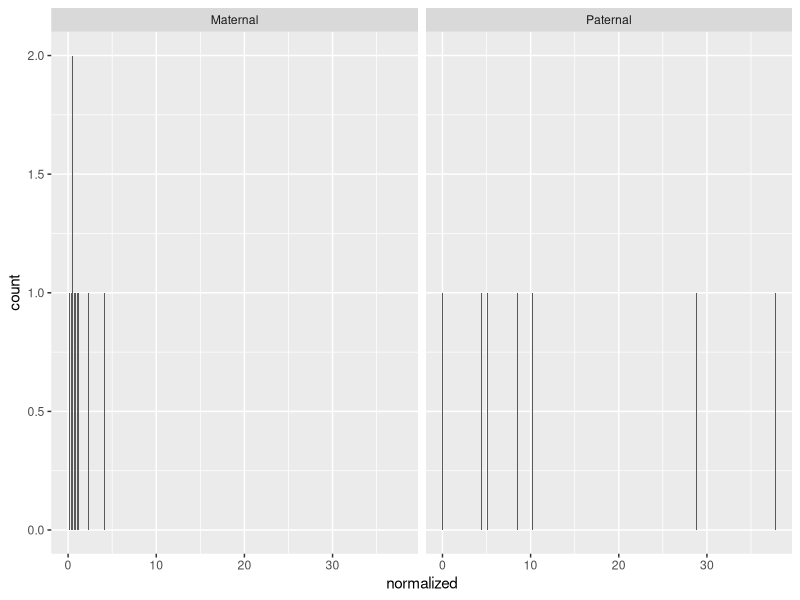
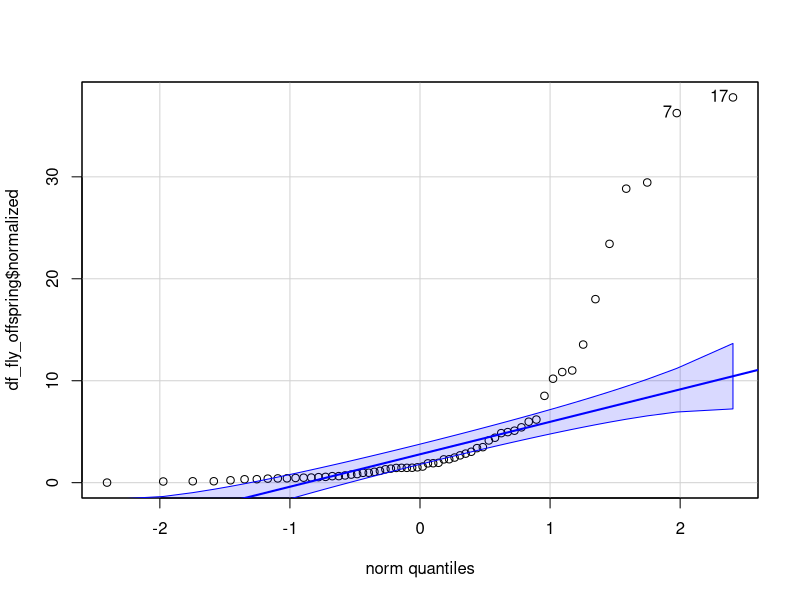
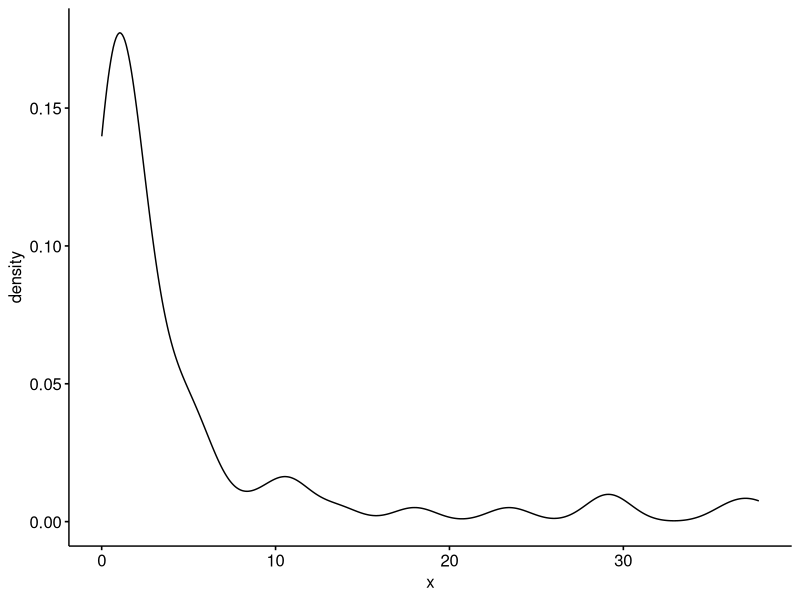
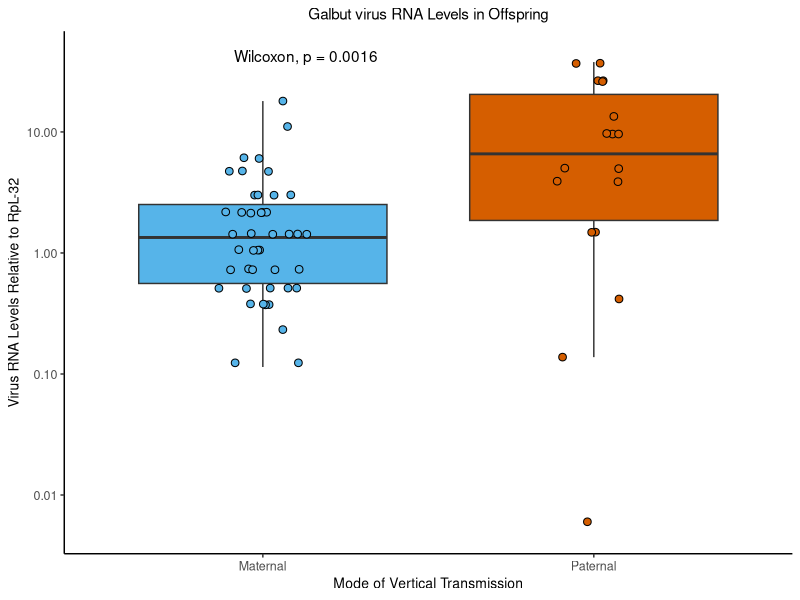
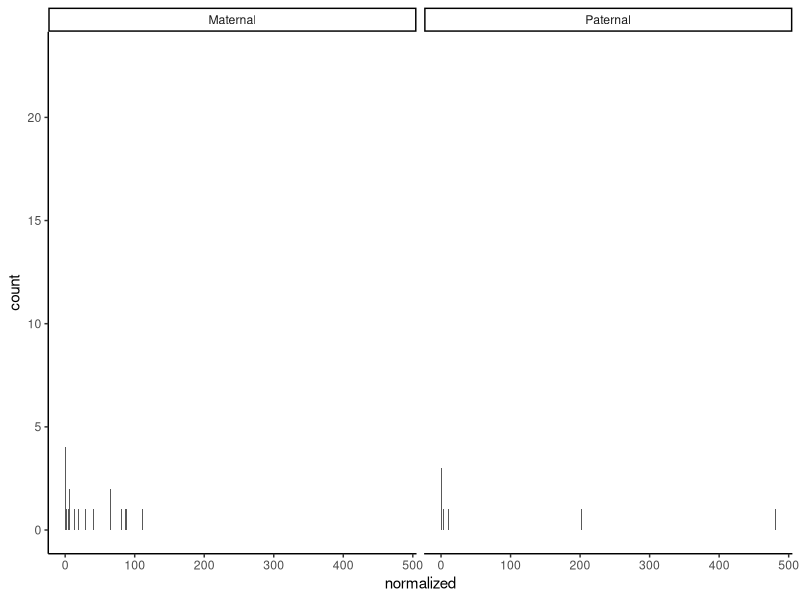
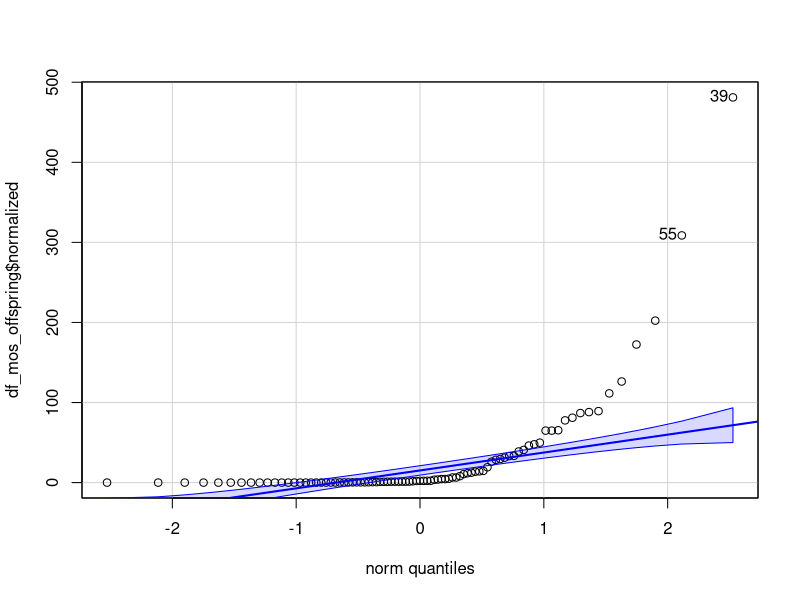
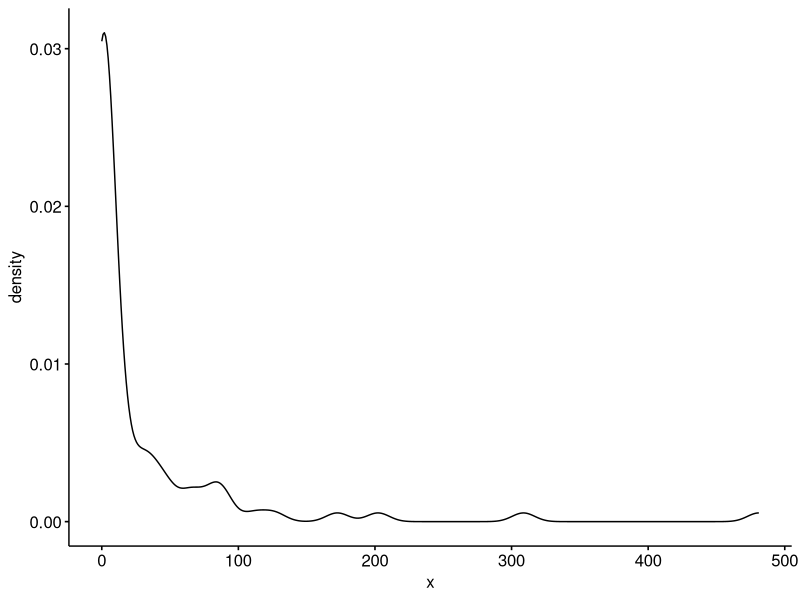
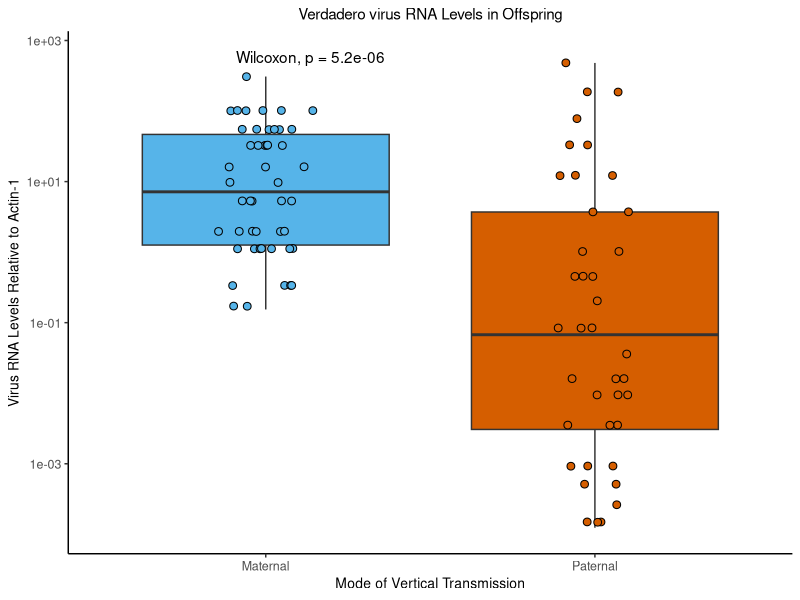

These figures' R source, in order:
#This script creates Figure 6

#Galbut virus and verdadero virus vertical transmission analysis
#I am comparing virus RNA levels of offspring from maternal and paternal transmission
#Using VT data (individual bleached eggs) for galbut virus
#Using VT data from Aedes aegypti for verdadero virus

#goals of this script:

# 1) plot galbut virus RNA levels in all offspring by transmission mode
# 2) run wilcoxon test to see if they are significantly different from each other

#Created by: Shaun Cross
#Date: 2020-05-13

library(tidyverse)
library(readxl)
library(ggthemes)
library(ggpubr)

#set wd to where this file is saved
setwd(dirname(rstudioapi::getActiveDocumentContext()$path))

#load the data
df_fly_offspring <- read_excel("offspring_virus_load_by_transmission.xlsx", sheet = "galbut")

#normalized aboundance (2^-deltaCt) to RpL-32

######Galbut virus analysis: ########

#do normality testing to know wilcoxon vs t test
#doesn't appear to be normalized, do wilcoxon
ggplot(df_fly_offspring, aes(x = normalized)) + 
  geom_histogram(bins = 1000) +
  facet_wrap(~transmission)
library(car)
qqp(df_fly_offspring$normalized)
ggdensity(df_fly_offspring$normalized)

library(rstatix)
df_fly_offspring %>% wilcox_test(normalized~transmission, 
                             paired = FALSE, 
                             p.adjust.method = "holm")

#make the plot
#colorblind friendly colors found here: https://personal.sron.nl/~pault/#sec:qualitative
theme_set(theme_classic())

g_fly_offspring <- ggplot(df_fly_offspring, aes(transmission, normalized)) +
  geom_boxplot(aes(fill=factor(transmission)), outlier.shape = NA) + 
  scale_fill_manual(values=c("#56B4E9", "#D55E00")) +
  labs(title="Galbut virus RNA Levels in Offspring",
       x="Mode of Vertical Transmission") +
  geom_dotplot(
    aes(fill = transmission), trim = FALSE,
    binaxis='y', stackdir='center', dotsize = 0.5,
    position = position_jitter(0.1), alpha = 1
  ) +
  scale_y_log10(name="Virus RNA Levels Relative to RpL-32") +
  theme(legend.position = "none",
        plot.title = element_text(hjust = 0.5, size = 11),
        axis.text.x = element_text(size = 9),
        axis.title.x = element_text(size = 10),
        axis.text.y = element_text(size = 9),
        axis.title.y = element_text(size = 10)
  ) +
  stat_compare_means()


g_fly_offspring

#calculate mean and median of offspring for finding fold change difference
df_fly_offspring %>% group_by(transmission) %>% summarise(mean = mean(normalized), median = median(normalized))


#######Verdadero virus analysis###########

df_mos_offspring <- read_excel("offspring_virus_load_by_transmission.xlsx", sheet = "verdadero")

#normalized aboundance (2^-deltaCt) to Actin-1

#do normality testing to know wilcoxon vs t test
#doesn't appear to be normalized, do wilcoxon
ggplot(df_mos_offspring, aes(x = normalized)) + 
  geom_histogram(bins = 1000) +
  facet_wrap(~transmission)
library(car)
qqp(df_mos_offspring$normalized)
ggdensity(df_mos_offspring$normalized)

library(rstatix)
df_mos_offspring %>% wilcox_test(normalized~transmission, 
                             paired = FALSE, 
                             p.adjust.method = "holm")

#plot it
g_mosquito_offspring <- ggplot(df_mos_offspring, aes(transmission, normalized)) +
  geom_boxplot(aes(fill=factor(transmission))) + 
  #theme(axis.text.x = element_text(angle=65, vjust=0.6)) + 
  scale_fill_manual(values=c("#56B4E9", "#D55E00")) +
  #guides(fill=guide_legend(title="Offspring Groups")) +
  labs(title="Verdadero virus RNA Levels in Offspring",
       x="Mode of Vertical Transmission") +
  geom_dotplot(
    aes(fill = transmission), trim = FALSE,
    binaxis='y', stackdir='center', dotsize = 0.5,
    position = position_jitter(0.1), alpha = 1
  ) +
  scale_y_log10(name="Virus RNA Levels Relative to Actin-1") +
  theme(legend.position = "none",
        plot.title = element_text(hjust = 0.5, size = 11),
        axis.text.x = element_text(size = 9),
        axis.title.x = element_text(size = 10),
        axis.text.y = element_text(size = 9),
        axis.title.y = element_text(size = 10)
  ) +
  stat_compare_means()

g_mosquito_offspring

#calculate mean and median of offspring for finding fold change difference
df_mos_offspring %>% group_by(transmission) %>% summarise(mean = mean(normalized), median = median(normalized))


#now can combine those two plots together for general vorus load
library(patchwork)
g_fly_offspring | g_mosquito_offspring

#save the plot as a PDF
ggsave("RNA_virus_loads_in_offspring.pdf", units = "cm", width = 8.7, height = 11.5)

#then imported into Affinity designer for aethetics and sizing
